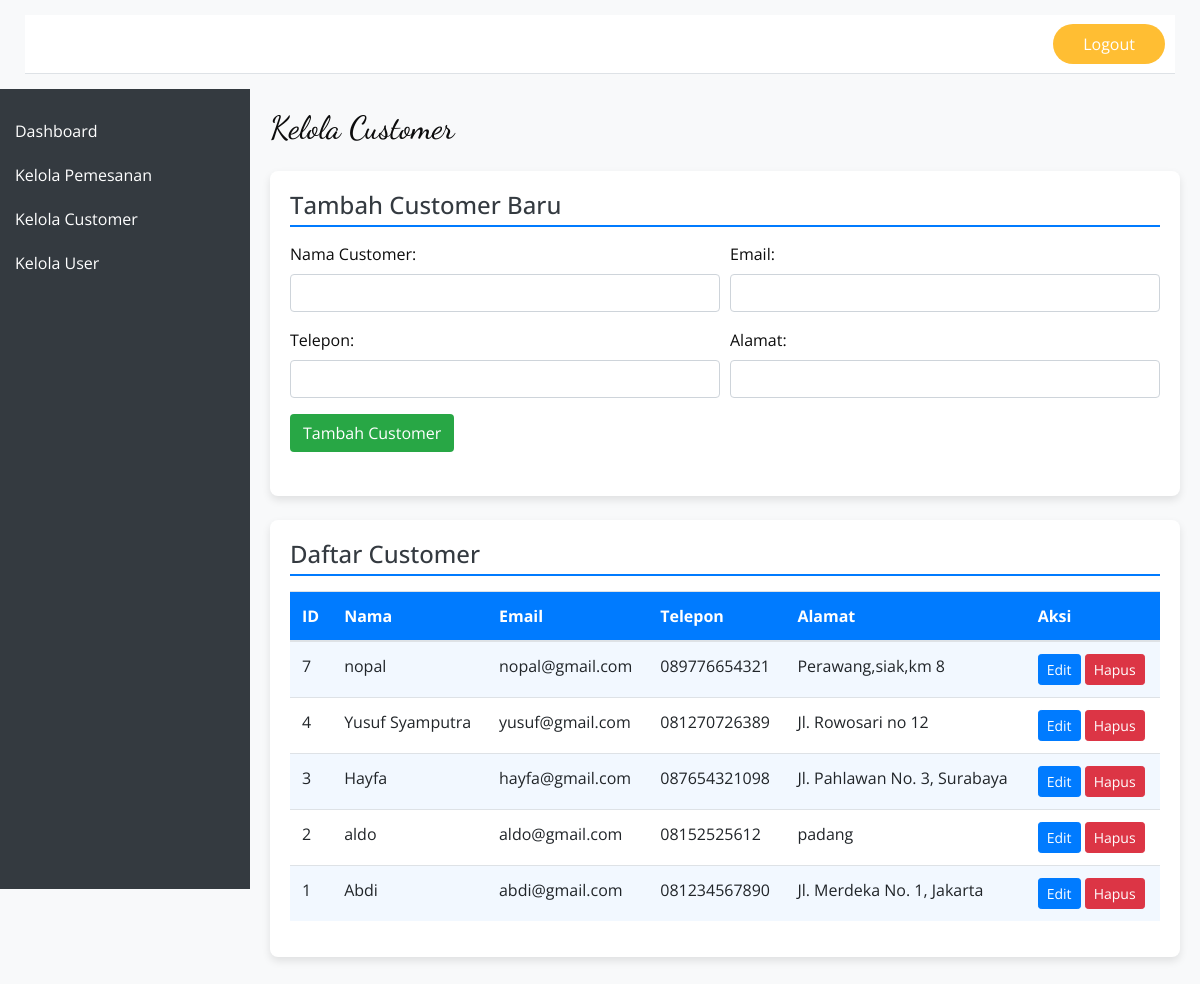
/admin/kelola_customer.php (signed in), run on the app's committed database.
### tables this page shows
CREATE TABLE `customer` (
  `id` int(11) NOT NULL,
  `nama` varchar(255) NOT NULL,
  `email` varchar(255) NOT NULL,
  `telepon` varchar(20) DEFAULT NULL,
  `alamat` text DEFAULT NULL
);

### admin/kelola_customer.php (the view, shortened to what this page needs)
<?php
include '../koneksiDB.php';
$username_logged_in = htmlspecialchars($_SESSION['username']);
$role_logged_in = htmlspecialchars($_SESSION['role']);
$sql = "SELECT * FROM customer ORDER BY id DESC";
$result = $conn->query($sql);
$customers = [];
if ($result->num_rows > 0) {
    while ($row = $result->fetch_assoc()) {
        $customers[] = $row;
    }
}
?>
<!DOCTYPE html>
<html lang="en">
<head>
    <link rel="stylesheet" type="text/css" href="../css/bootstrap.css" />
    <link href="../css/font-awesome.min.css" rel="stylesheet" />
    <link href="../css/style.css" rel="stylesheet" />
    <link href="../css/responsive.css" rel="stylesheet" />
</head>
<body class="sub_page">
    <div class="hero_area">
        <header class="header_section">
            <div class="container-fluid">
                <nav class="navbar navbar-expand-lg custom_nav-container ">
                    <a class="navbar-brand" href="dashboard_admin.php">
                        <span>SCC Admin</span>
                    </a>
                    <div class="collapse navbar-collapse" id="navbarSupportedContent">
                        <div class="user_option">
                            <a href="#" class="user_link">
                                <i class="fa fa-user" aria-hidden="true"></i> <?php echo $username_logged_in; ?> (<?php echo ucfirst($role_logged_in); ?>)
                            </a>
                            <a href="../logout.php" class="order_online">
                                Logout
                            </a>
                        </div>
                    </div>
                </nav>
            </div>
        </header>
    </div>
    <div class="wrapper">
        <nav id="sidebar" class="sidebar">
            <ul class="list-unstyled components">
                <li><a href="dashboard_admin.php">Dashboard</a></li>
                <li><a href="kelola_pemesanan.php">Kelola Pemesanan</a></li>
                <li><a href="kelola_customer.php">Kelola Customer</a></li>
                <?php if ($role_logged_in == 'superadmin'): ?>
                <li><a href="kelola_user.php">Kelola User</a></li>
                <?php endif; ?>
            </ul>
        </nav>
        <div id="content" class="content">
            <h2 class="mb-4">Kelola Customer</h2>
            <div class="info-section mt-4">
                <h4>Tambah Customer Baru</h4>
                <form action="kelola_customer.php" method="POST" class="mb-4">
                    <div class="form-row">
                        <div class="form-group col-md-6">
                            <label for="nama">Nama Customer:</label>
                            <input type="text" class="form-control" id="nama" name="nama" required>
                        </div>
                        <div class="form-group col-md-6">
                            <label for="email">Email:</label>
                            <input type="email" class="form-control" id="email" name="email" required>
                        </div>
                    </div>
                    <div class="form-row">
                        <div class="form-group col-md-6">
                            <label for="telepon">Telepon:</label>
                            <input type="text" class="form-control" id="telepon" name="telepon">
                        </div>
                        <div class="form-group col-md-6">
                            <label for="alamat">Alamat:</label>
                            <input type="text" class="form-control" id="alamat" name="alamat">
                        </div>
                    </div>
                    <button type="submit" name="add_customer" class="btn btn-custom-add">Tambah Customer</button>
                </form>
            </div>
            <div class="info-section mt-4">
                <h4>Daftar Customer</h4>
                <div class="table-responsive">
                    <table class="table table-striped table-hover">
                        <thead>
                            <tr>
                                <th>ID</th>
                                <th>Nama</th>
                                <th>Email</th>
                                <th>Telepon</th>
                                <th>Alamat</th>
                                <th>Aksi</th>
                            </tr>
                        </thead>
                        <tbody>
                            <?php if (!empty($customers)): ?>
                                <?php foreach ($customers as $customer): ?>
                                    <tr>
                                        <td><?php echo htmlspecialchars($customer['id']); ?></td>
                                        <td><?php echo htmlspecialchars($customer['nama']); ?></td>
                                        <td><?php echo htmlspecialchars($customer['email']); ?></td>
                                        <td><?php echo htmlspecialchars($customer['telepon']); ?></td>
                                        <td><?php echo htmlspecialchars($customer['alamat']); ?></td>
                                        <td>
                                            <button class="btn btn-sm btn-primary edit-btn"
                                                    data-id="<?php echo htmlspecialchars($customer['id']); ?>"
                                                    data-nama="<?php echo htmlspecialchars($customer['nama']); ?>"
                                                    data-email="<?php echo htmlspecialchars($customer['email']); ?>"
                                                    data-telepon="<?php echo htmlspecialchars($customer['telepon']); ?>"
                                                    data-alamat="<?php echo htmlspecialchars($customer['alamat']); ?>"
                                                    data-toggle="modal" data-target="#editCustomerModal">
                                                Edit
                                            </button>
                                            <a href="kelola_customer.php?action=delete&id=<?php echo htmlspecialchars($customer['id']); ?>"
                                               class="btn btn-sm btn-danger" onclick="return confirm('Apakah Anda yakin ingin menghapus customer ini? Semua booking terkait (jika ada) akan terpengaruh jika customer_id dihapus dari tabel booking, atau akan dicegah jika ada booking terkait.');">
                                                Hapus
                                            </a>
                                        </td>
                                    </tr>
                                <?php endforeach; ?>
                            <?php else: ?>
                                <tr>
                                    <td colspan="6" class="text-center">Tidak ada data customer.</td>
                                </tr>
                            <?php endif; ?>
                        </tbody>
                    </table>
                </div>
            </div>
        </div>
    </div>
</body>
</html>

### css/style.css (style rules this page uses)
body { font-family: "Open Sans", sans-serif; color: #0c0c0c; background-color: #ffffff; overflow-x: hidden; }
h1, h2 { font-family: 'Dancing Script', cursive; }
a, a:hover, a:focus { text-decoration: none; }
.btn, .btn:focus { outline: none !important; -webkit-box-shadow: none; box-shadow: none; }
.hero_area { position: relative; min-height: 100vh; display: -webkit-box; display: -ms-flexbox; display: flex; -webkit-box-orient: vertical; -webkit-box-direction: normal; -ms-flex-direction: column; flex-direction: column; }
.sub_page .hero_area { min-height: auto; }
.header_section { padding: 15px 0; }
.header_section .container-fluid { padding-right: 25px; padding-left: 25px; }
.navbar-brand { font-family: 'Dancing Script', cursive; }
.navbar-brand span { font-weight: bold; font-size: 32px; color: #ffffff; }
.custom_nav-container { padding: 0; }
.user_option { display: -webkit-box; display: -ms-flexbox; display: flex; -webkit-box-align: center; -ms-flex-align: center; align-items: center; }
.user_option a { margin: 0 10px; }
.user_option .user_link { color: #ffffff; }
.user_option .order_online { display: inline-block; padding: 8px 30px; background-color: #ffbe33; color: #ffffff; border-radius: 45px; -webkit-transition: all 0.3s; transition: all 0.3s; border: none; }

### admin/kelola_customer.php (style rules this page uses)
body { background-color: #f8f9fa; }
.wrapper { display: flex; }
.sidebar { width: 250px; height: 100vh; background-color: #343a40; padding-top: 20px; color: white; position: fixed; }
.sidebar a { color: white; padding: 10px 15px; text-decoration: none; display: block; }
.content { flex-grow: 1; padding: 20px; margin-left: 250px; }
.navbar { background-color: #ffffff; border-bottom: 1px solid #dee2e6; }
.info-section { background-color: #ffffff; border-radius: 8px; box-shadow: 0 4px 8px rgba(0,0,0,0.1); padding: 20px; margin-bottom: 20px; }
.info-section h4 { color: #343a40; margin-bottom: 15px; border-bottom: 2px solid #007bff; padding-bottom: 5px; }
.table thead th { background-color: #007bff; color: white; }
.table-striped tbody tr:nth-of-type(odd) { background-color: rgba(0, 123, 255, 0.05); }
.btn-custom-add { background-color: #28a745; color: white; }

### data on the page
customer: id "7", nama "nopal", email "nopal@gmail.com", telepon "089776654321", alamat "Perawang,siak,km 8"
customer: id "4", nama "Yusuf Syamputra", email "yusuf@gmail.com", telepon "081270726389", alamat "Jl. Rowosari no 12"
customer: id "3", nama "Hayfa", email "hayfa@gmail.com", telepon "087654321098", alamat "Jl. Pahlawan No. 3, Surabaya"
customer: id "2", nama "aldo", email "aldo@gmail.com", telepon "08152525612", alamat "padang"
customer: id "1", nama "Abdi", email "abdi@gmail.com", telepon "081234567890", alamat "Jl. Merdeka No. 1, Jakarta"
